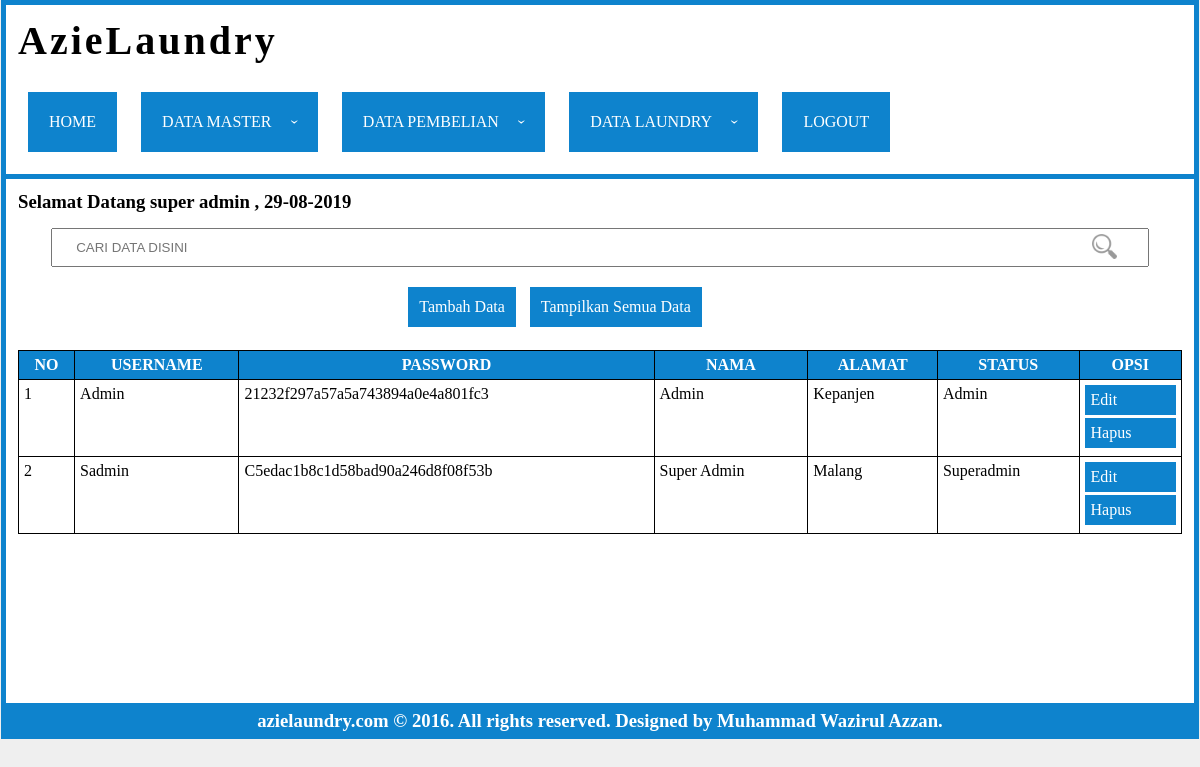
Screenshot of /index.php?page=akun (signed in) with the database file from the repository.
### tables this page shows
CREATE TABLE `tbl_akun` (
  `id` int(11) NOT NULL,
  `username` varchar(50) NOT NULL,
  `password` varchar(50) NOT NULL,
  `nama` varchar(50) NOT NULL,
  `alamat` varchar(100) NOT NULL,
  `status` varchar(50) NOT NULL
);

### conn/cek-login.php (called while the page is built, shortened)
<?php
include 'conn.php';
	$username = $_SESSION['username'];
	$q = mysqli_query($conn,"SELECT * from tbl_akun where username = '".$username."'");
	$data = mysqli_fetch_array($q);
	$nama = $data['nama'];
?>

### page/akun/read.php (the view, shortened to what this page needs)
<form method="post" id="pencarian">
	<input type="text" name="acuan" placeholder="CARI DATA DISINI" id="pencarian"><span class="search-icon"><img src="img/search.png"></span></input>
</form>
<ul id="submenu">
	<li><a href="index.php?page=akun-add">Tambah Data</a></li>
	<li><a class="alldata">Tampilkan Semua Data</a></li>
</ul>
<br>
<table>
	<thead>
		<tr>
			<th>No</th>
			<th>username</th>
			<th>password</th>
			<th>nama</th>
			<th>alamat</th>
			<th>status</th>
			<th>opsi</th>
		</tr>
	</thead>
	<tbody>
		<?php
		$no = 1;
		if (isset($_POST['acuan'])) {
			$acuan = $_POST['acuan'];
			$query = mysqli_query($conn,"SELECT * FROM tbl_akun where username like '%$acuan%' or password like '%$acuan%' or nama like '%$acuan%' or alamat
				 like '%$acuan%' or status  like '%$acuan%'");
		}else{
			$query = mysqli_query($conn,"SELECT * FROM tbl_akun");
		}
		while($data = mysqli_fetch_array($query)){
		?>
		<tr>
			<td><?=$no?></td>
			<td><?=$data['username']?></td>
			<td><?=$data['password']?></td>
			<td><?=$data['nama']?></td>
			<td><?=$data['alamat']?></td>
			<td><?=$data['status']?></td>
			<td>
			<a href="index.php?page=akun-edit&id=<?=$data['id']?>">Edit</a>
			<a href="index.php?page=akun-del&id=<?=$data['id']?>">Hapus</a>
			</td>
		</tr>
		<?php
		$no++;
		}
		?>
	</tbody>
</table>

### index.php (shortened to what this page needs)
<?php
include 'conn/cek-login.php';
?>
<!DOCTYPE html>
<html>
<head>
<link rel="stylesheet" type="text/css" href="css/index.css">
</head>
<body>
<div id="header">
		<h1>AzieLaundry</h1><br>
		<div class="menu">
			<ul class="nav-ul">
				<li class="nav-li"><a href="index.php">home</a></li>
				<li class="nav-li"><a>data master<span class="arrow"></span></a>
				</li>
				<li class="nav-li"><a>data pembelian<span class="arrow"></span></a>
				</li>
				<li class="nav-li"><a>data laundry<span class="arrow"></span></a>
				</li>
				<li class="nav-li"><a href="logout.php">logout</a></li>
			</ul>
		</div>
</div>
<div id="body">
	<h3>Selamat Datang <?=$nama?> , <?=date('d-m-Y')?></h3>
	<?php
	if (isset($_GET['page'])) {
		$page = $_GET['page'];
	}else{
		$page = "";
	}
	if(isset($_GET['id'])){$id = $_GET['id'];}else{$id="";}
	if ($page == "konsumen") {
		include 'page/konsumen/read.php';
	}else if ($page == "akun") {
		include 'page/akun/read.php';
	}else if ($page == "akun-add" || $page == "akun-edit"){
		include 'form.php';
	}else if($page == "akun-del"){
		header("location:page/akun/action.php?aksi=del&id=$id");
	}else if ($page == "konsumen-add" || $page == "konsumen-edit" || $page == "konsumen-add-keranjang"){
		include 'form.php';
	}else if($page == "konsumen-del"){
		header("location:page/konsumen/action.php?aksi=del&id=$id");
	}else if ($page == "karyawan") {
		include 'page/karyawan/read.php';
	}else if ($page == "karyawan-add" || $page == "karyawan-edit"){
		include 'form.php';
	}else if($page == "karyawan-del"){
		header("location:page/karyawan/action.php?aksi=del&id=$id");
	}else if ($page == "supplier") {
		include 'page/supplier/read.php';
	}else if ($page == "supplier-add" || $page == "supplier-edit"){
		include 'form.php';
	}else if($page == "supplier-del"){
		header("location:page/supplier/action.php?aksi=del&id=$id");
	}else if ($page == "barang") {
		include 'page/barang/read.php';
	}else if ($page == "pembelian") {
		include 'page/pembelian/read.php';
	}else if ($page == "pembelian-add"){
		include 'form.php';
	}else if ($page == "pembelian-add-lama"){
		include 'form.php';
	}else if ($page == "histori-pembelian") {
		include 'page/histori-pembelian/read.php';
	}else if ($page == "histori-pembelian-download") {
		include 'form.php';
	}else if ($page == "jenis-laundry") {
		include 'page/jnslaundry/read.php';
	}else if ($page == "jenis-laundry-add" || $page == "jenis-laundry-edit"){
		include 'form.php';
	}else if($page == "jenis-laundry-del"){
		header("location:page/jnslaundry/action.php?aksi=del&id=$id");
	}else if ($page == "jenis-pakaian") {
		include 'page/jnspakaian/read.php';
	}else if ($page == "jenis-pakaian-add" || $page == "jenis-pakaian-edit"){
		include 'form.php';
	}else if($page == "jenis-pakaian-del"){
		header("location:page/jnspakaian/action.php?aksi=del&id=$id");
	}else if ($page == "tarif") {
		include 'page/tarif/read.php';
	}else if ($page == "tarif-add" || $page == "tarif-edit"){
		include 'form.php';
	}else if($page == "tarif-del"){
		header("location:page/tarif/action.php?aksi=del&id=$id");
	}else if ($page == "keranjang") {
		include 'page/keranjang/read.php';
	}else if($page == "keranjang-add" || $page == "set-keranjang"){
		include 'form.php';
	}else if($page == "ganti-keranjang"){
		header('location:page/keranjang/action.php?aksi=ganti-keranjang');
	}else if($page == "submit-transaksi"){
		header('location:page/keranjang/action.php?aksi=submit-transaksi');
	}else if ($page == "transaksi" || $page == "lihat-transaksi") {
		include 'page/transaksi/read.php';
	}else if ($page == "penggunaan-barang") {
		include 'page/penggunaan-barang/read.php';
	}else{
		echo "Pilih Menu Sub";
	}
	?>
</div>
<div id="footer">
	<h3>azielaundry.com © 2016. All rights reserved. Designed by Muhammad Wazirul Azzan.</h3>
</div>
</body>
</html>

### css/index.css (style rules this page uses)
* { margin: 0; padding: 0; }
a { text-decoration: none; }
ul { list-style: none; }
body { background: #efefef; }
#header { background: #fff; display: block; margin: 0 auto; width: 97%; padding: 1%; height: auto; border:5px solid #0e83cd; border-bottom: 0px solid transparent; }
#header h1 { font-family: comic sans ms; letter-spacing: 3px; font-size: 40px; }
.menu li { display: inline-block; margin: 10px; }
.menu { text-transform: uppercase; }
.nav-li a { display: block; padding: 20px; color: white; cursor: pointer; border:1px solid transparent; background: #0e83cd; }
#body { width: 97%; padding: 1%; margin: 0 auto; display: block; background: white; border:5px solid #0e83cd; border-collapse: collapse; overflow: auto; height: 500px; }
#footer { width: 97%; padding: 2px 1%; margin: 0 auto; display: block; background: white; border:5px solid #0e83cd; border-top: 0px solid white; background: #0e83cd; font-family: comic sans ms; text-align: center; color: white; border-collapse: collapse; }
#body table { width:100%; margin: 0 auto; border:1px solid #000; border-collapse: collapse; }
#body table th,#body table td { border: 1px solid black; padding: 5px; }
#body table thead { background: #0e83cd; color: white; text-transform: uppercase; }
#body table tbody { vertical-align: top; text-transform: capitalize; }
#body table tbody a { display: block; padding: 5px; color: white; cursor: pointer; border:1px solid transparent; transition: all ease-in-out 0.3s; margin-bottom: 3px; background: #0e83cd; }
#pencarian { margin: 15px 0; }
#pencarian input[type='text'] { padding: 10px 2%; width: 90%; display: block; margin: 0 auto; }
.search-icon { position: relative; font-size: 25px; float: right; margin-right: 65px; top: -33px; cursor: pointer; }
.search-icon img { width: 25px; height: 25px; opacity: 0.8; }
#submenu { width: 100%; text-align: center; }
#submenu li { margin: 5px; display: inline-block; }
#submenu li a { display: block; padding: 10px; color: white; cursor: pointer; border:1px solid transparent; transition: all ease-in-out 0.5s; background: #0e83cd; }

### rows the page displays
tbl_akun: nama "super admin", username "Sadmin", password "C5edac1b8c1d58bad90a246d8f08f53b", nama "Super Admin", alamat "Malang", status "Superadmin"
tbl_akun: username "Admin", password "21232f297a57a5a743894a0e4a801fc3", nama "Admin", alamat "Kepanjen", status "Admin"
